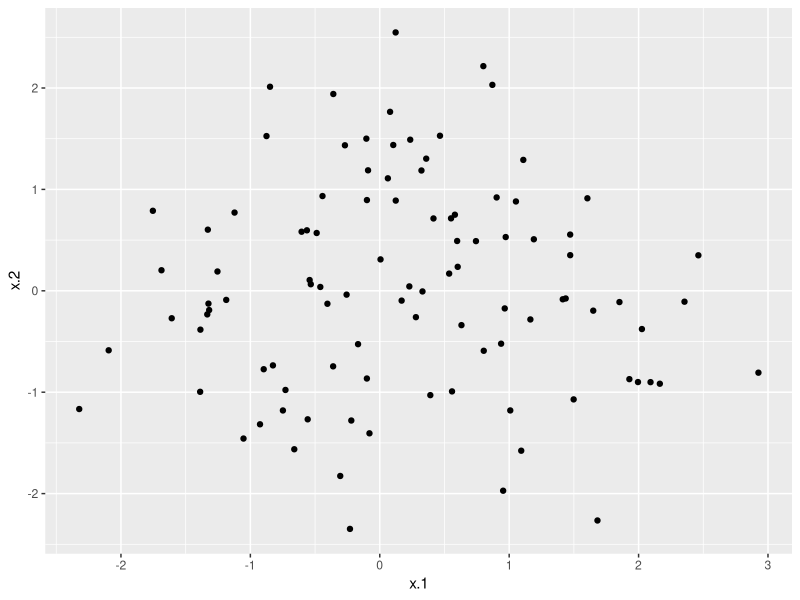
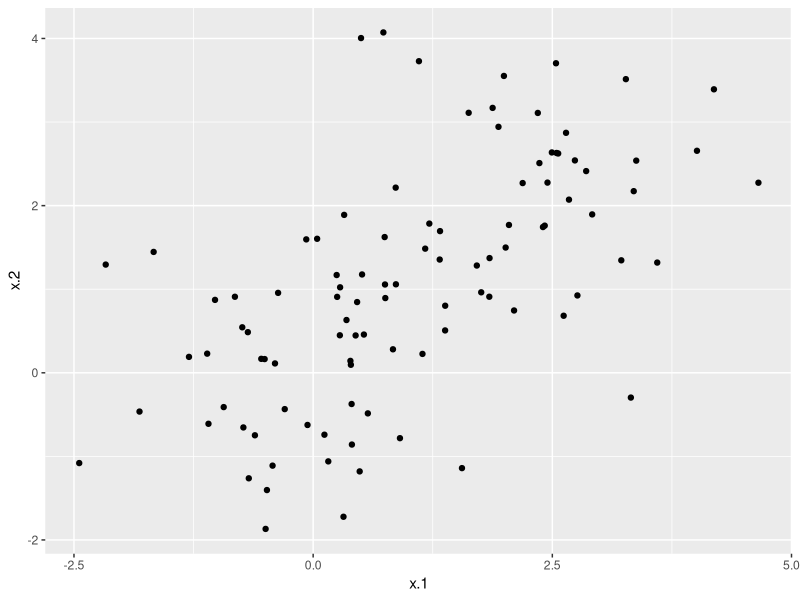
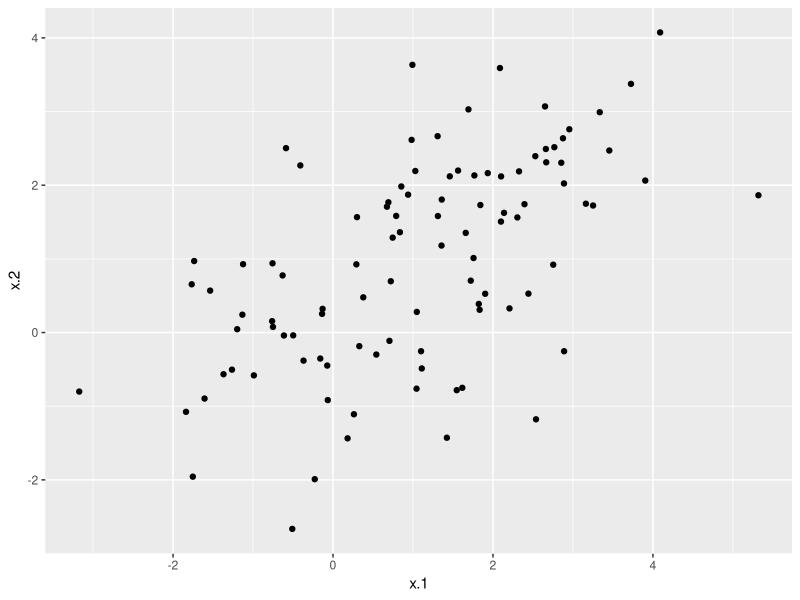

Write R code to recreate these figures, in order. (Note: this script raises an error after producing the figures.)
## ---- chunk 1
library(knitr)
opts_chunk$set(echo = TRUE, fig.align = "center", cache = TRUE)
## ---- chunk 2
library(ggplot2)
x <- matrix(rnorm(100 * 2), 100, 2)
simulation <- data.frame(x = x)

ggplot(simulation) +
  geom_point(aes(x.1, x.2))
## ---- chunk 3
library(ggplot2)
x <- matrix(rnorm(100 * 2), 100, 2)
x[1:50, ] <- x[1:50, ] + c(2, 2)
simulation <- data.frame(x = x)

ggplot(simulation) +
  geom_point(aes(x.1, x.2))
## ---- chunk 4
library(ggplot2)
x <- matrix(rnorm(100 * 2), 100, 2)
x[1:50, ] <- x[1:50, ] + c(2, 2)
y <- c(rep("A", 50), rep("B", 50))
simulation <- data.frame(x = x, y = y)

ggplot(simulation) +
  geom_point(aes(x.1, x.2))
## ---- chunk 5
fit <- train(y ~ ., simulation, method = "glm")
coef(fit$finalModel)
## ---- chunk 6
x_star <- seq(-5, 5, length.out = 100)
grid <- data.frame(expand.grid(x.1 = x_star, x.2 = x_star))
grid$y_hat <- predict(fit, grid, type = "prob")[, 1]

ggplot(grid, aes(x.1, x.2)) +
  geom_tile(aes(fill = y_hat)) +
  geom_point(data = simulation, aes(col = y))
